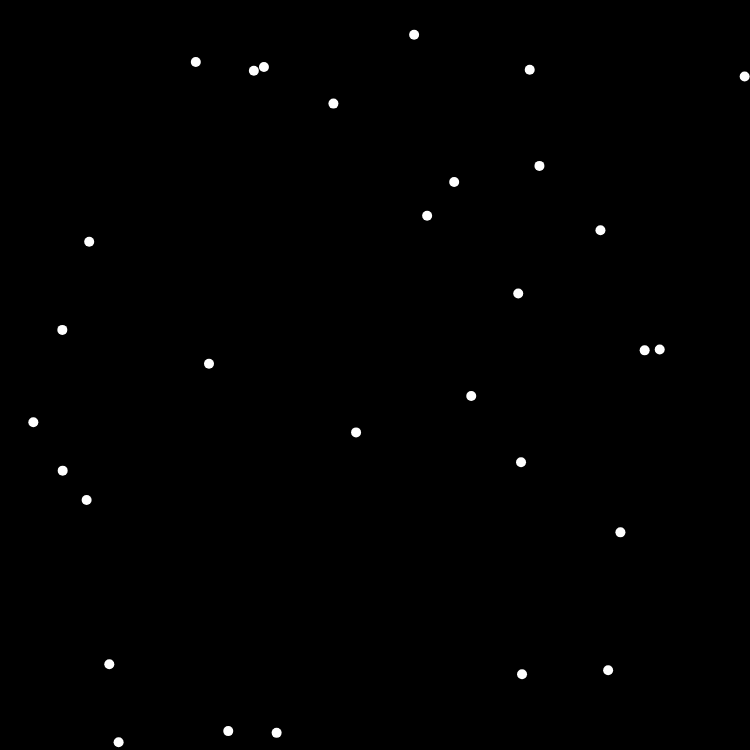
Frame 1 (no input)
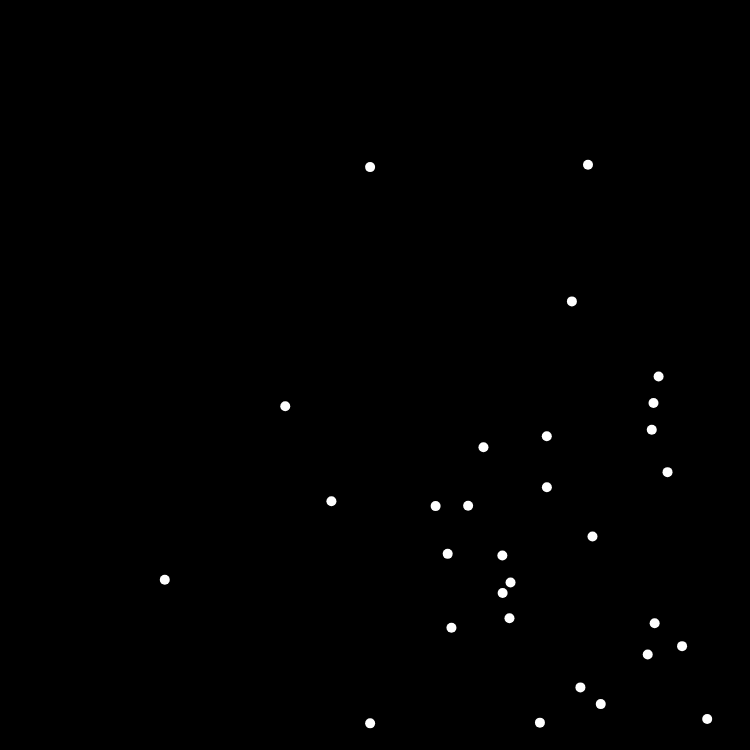
Frame 60 (no input)
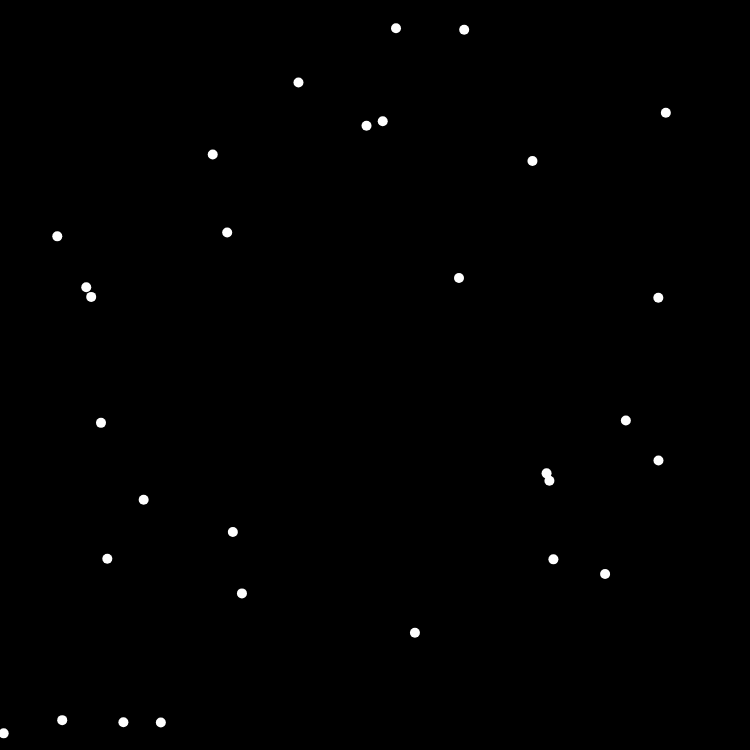
Frame 120 (the mouse pressed at the canvas centre since frame 60)

The p5.js sketch that drew these frames (run headless with seeded random() and noise() and a simulated clock; from frame 60 on, the mouse is pressed at the canvas centre):

// p5.js sketch
// ── sketch.js
//future upgrades -- collision detection!

var circles = new Array(30);
var CIRCLE_RADIUS = 10;

function setup() {
	createCanvas(750, 750);
	background(0);
	noStroke();

	createCircles();
}

function draw() {
	background(0);
	drawCircles();
}

function createCircles() {
	for (var index = 0; index < circles.length; index = index + 1) {
		circles[index] = {
			position: {
				x: random(CIRCLE_RADIUS, width - CIRCLE_RADIUS),
				y: random(CIRCLE_RADIUS, height - CIRCLE_RADIUS)
			},
			speed: {
				x: random(2, 10),
				y: random(2, 10)
			}
		}
	}
}

function drawCircles() {
	for (var index = 0; index < circles.length; index = index + 1) {
		circles[index].position.x += circles[index].speed.x;
		circles[index].position.y += circles[index].speed.y;

		if (circles[index].position.x - CIRCLE_RADIUS <= 0 
				||  circles[index].position.x + CIRCLE_RADIUS > width ) {
			circles[index].speed.x *= -1;
		}

		if (circles[index].position.y - CIRCLE_RADIUS <= 0 
				||  circles[index].position.y + CIRCLE_RADIUS > height ) {
			circles[index].speed.y *= -1;
		}

		ellipse(circles[index].position.x, circles[index].position.y, 
						CIRCLE_RADIUS, CIRCLE_RADIUS);
	}
}
